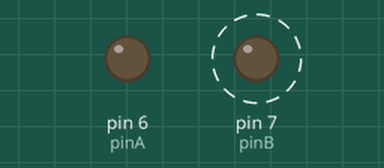
Simulated run of this sketch. Board: Arduino Uno, built with avr-gcc and run on an emulated ATmega328P. On the bench: output pins drawn as LEDs (lit = HIGH). Dashed ring = blinking.

Above: at 0.5 s.
At 3.5 s:
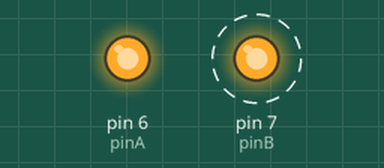
Timing chart, 0 to 5.2 s (numbered marks = the images above):
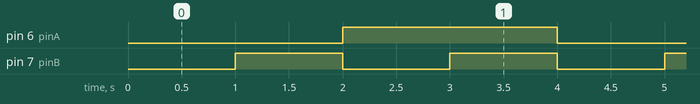

Measured:
- by itself, pin 6 (pinA): alternates HIGH for 2.0 s and LOW for 2.0 s
- by itself, pin 7 (pinB): alternates HIGH for 1.0 s and LOW for 1.0 s
- by itself, everything shown: repeats every 4.0 s, in 4 steps

The sketch:

logicGate.ino
```cpp
/* logicGate
 *
 * This file will test using the binary decoder
 *
 * @author Jamie Tudor
 * @date 12-6-2017
 */

const int pinA = 6;
const int pinB = 7;

void setup()
{
    pinMode(pinA, OUTPUT);
    pinMode(pinB, OUTPUT);
}

void loop()
{
    digitalWrite(pinA, LOW);
    digitalWrite(pinB, LOW);
    delay(1000);
    digitalWrite(pinA, LOW);
    digitalWrite(pinB, HIGH);
    delay(1000);
    digitalWrite(pinA, HIGH);
    digitalWrite(pinB, LOW);
    delay(1000);
    digitalWrite(pinA, HIGH);
    digitalWrite(pinB, HIGH);
    delay(1000);

}
```
